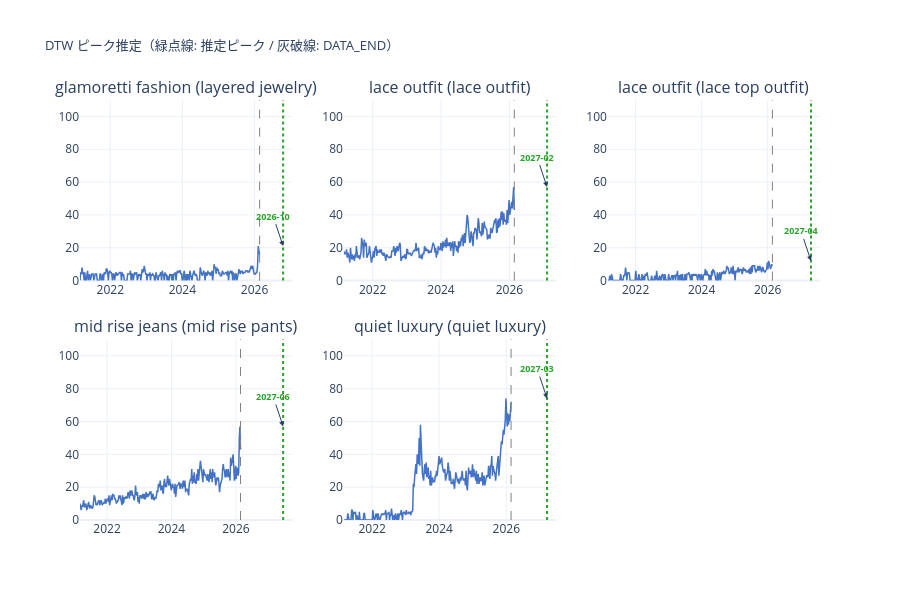

This figure's notebook cell:
### Code cell
# DTW ピーク推定: 実績 + DATA_END + 推定ピーク縦線
n_plots = len(dtw_results)
cols = 3
rows = (n_plots + cols - 1) // cols
fig_dtw = make_subplots(
    rows=rows, cols=cols,
    subplot_titles=[r['label'] for r in dtw_results],
    vertical_spacing=0.14, horizontal_spacing=0.07,
)
for idx, r in enumerate(dtw_results):
    ri, ci = idx // cols + 1, idx % cols + 1
    s = r['en_series']
    fig_dtw.add_trace(go.Scatter(
        x=s.index, y=s.values,
        line=dict(color='#4472C4', width=1.5), showlegend=False,
    ), row=ri, col=ci)
    fig_dtw.add_vline(x=DATA_END.timestamp() * 1000,
        line=dict(color='gray', dash='dash', width=1), row=ri, col=ci)
    fig_dtw.add_vline(x=r['en_peak_dtw'].timestamp() * 1000,
        line=dict(color='#2CA02C', dash='dot', width=2), row=ri, col=ci)
    fig_dtw.add_annotation(
        x=r['en_peak_dtw'], y=s.max(),
        text=f"<b>{r['en_peak_dtw'].strftime('%Y-%m')}</b>",
        showarrow=True, arrowhead=2, font=dict(size=9, color='#2CA02C'),
        row=ri, col=ci,
    )

fig_dtw.update_layout(
    title=dict(text='DTW ピーク推定（緑点線: 推定ピーク / 灰破線: DATA_END）', font=dict(size=13)),
    height=300 * rows, template='plotly_white',
)
fig_dtw.update_yaxes(range=[0, 110])
fig_dtw.show()

### Figure 1 — Plotly figure (JSON) as saved in the notebook; plotly's stock layout.template omitted (floating-point values rounded to 4 significant figures; data arrays with more than 128 entries replaced by an {"elided": "..."} marker saying what was removed)
{"data": [{"line": {"color": "#4472C4", "width": 1.5}, "showlegend": false, "type": "scatter", "x": {"elided": "261 str values"}, "xaxis": "x", "y": {"elided": "261 float values"}, "yaxis": "y"}, {"line": {"color": "#4472C4", "width": 1.5}, "showlegend": false, "type": "scatter", "x": {"elided": "261 str values"}, "xaxis": "x2", "y": {"elided": "261 float values"}, "yaxis": "y2"}, {"line": {"color": "#4472C4", "width": 1.5}, "showlegend": false, "type": "scatter", "x": {"elided": "261 str values"}, "xaxis": "x3", "y": {"elided": "261 float values"}, "yaxis": "y3"}, {"line": {"color": "#4472C4", "width": 1.5}, "showlegend": false, "type": "scatter", "x": {"elided": "261 str values"}, "xaxis": "x4", "y": {"elided": "261 float values"}, "yaxis": "y4"}, {"line": {"color": "#4472C4", "width": 1.5}, "showlegend": false, "type": "scatter", "x": {"elided": "261 str values"}, "xaxis": "x5", "y": {"elided": "261 float values"}, "yaxis": "y5"}], "layout": {"annotations": [{"font": {"size": 16}, "showarrow": false, "text": "glamoretti fashion (layered jewelry)", "x": 0.1433, "xanchor": "center", "xref": "paper", "y": 1, "yanchor": "bottom", "yref": "paper"}, {"font": {"size": 16}, "showarrow": false, "text": "lace outfit (lace outfit)", "x": 0.5, "xanchor": "center", "xref": "paper", "y": 1, "yanchor": "bottom", "yref": "paper"}, {"font": {"size": 16}, "showarrow": false, "text": "lace outfit (lace top outfit)", "x": 0.8567, "xanchor": "center", "xref": "paper", "y": 1, "yanchor": "bottom", "yref": "paper"}, {"font": {"size": 16}, "showarrow": false, "text": "mid rise jeans (mid rise pants)", "x": 0.1433, "xanchor": "center", "xref": "paper", "y": 0.43, "yanchor": "bottom", "yref": "paper"}, {"font": {"size": 16}, "showarrow": false, "text": "quiet luxury (quiet luxury)", "x": 0.5, "xanchor": "center", "xref": "paper", "y": 0.43, "yanchor": "bottom", "yref": "paper"}, {"arrowhead": 2, "font": {"color": "#2CA02C", "size": 9}, "showarrow": true, "text": "<b>2026-10</b>", "x": "2026-10-18T00:00:00", "xref": "x", "y": 21.0, "yref": "y"}, {"arrowhead": 2, "font": {"color": "#2CA02C", "size": 9}, "showarrow": true, "text": "<b>2027-02</b>", "x": "2027-02-07T00:00:00", "xref": "x2", "y": 57.0, "yref": "y2"}, {"arrowhead": 2, "font": {"color": "#2CA02C", "size": 9}, "showarrow": true, "text": "<b>2027-04</b>", "x": "2027-04-25T00:00:00", "xref": "x3", "y": 12.0, "yref": "y3"}, {"arrowhead": 2, "font": {"color": "#2CA02C", "size": 9}, "showarrow": true, "text": "<b>2027-06</b>", "x": "2027-06-20T00:00:00", "xref": "x4", "y": 57.0, "yref": "y4"}, {"arrowhead": 2, "font": {"color": "#2CA02C", "size": 9}, "showarrow": true, "text": "<b>2027-03</b>", "x": "2027-03-21T00:00:00", "xref": "x5", "y": 74.0, "yref": "y5"}], "height": 600, "shapes": [{"line": {"color": "gray", "dash": "dash", "width": 1}, "type": "line", "x0": 1771718400000, "x1": 1771718400000, "xref": "x", "y0": 0, "y1": 1, "yref": "y domain"}, {"line": {"color": "#2CA02C", "dash": "dot", "width": 2}, "type": "line", "x0": 1792281600000, "x1": 1792281600000, "xref": "x", "y0": 0, "y1": 1, "yref": "y domain"}, {"line": {"color": "gray", "dash": "dash", "width": 1}, "type": "line", "x0": 1771718400000, "x1": 1771718400000, "xref": "x2", "y0": 0, "y1": 1, "yref": "y2 domain"}, {"line": {"color": "#2CA02C", "dash": "dot", "width": 2}, "type": "line", "x0": 1801958400000, "x1": 1801958400000, "xref": "x2", "y0": 0, "y1": 1, "yref": "y2 domain"}, {"line": {"color": "gray", "dash": "dash", "width": 1}, "type": "line", "x0": 1771718400000, "x1": 1771718400000, "xref": "x3", "y0": 0, "y1": 1, "yref": "y3 domain"}, {"line": {"color": "#2CA02C", "dash": "dot", "width": 2}, "type": "line", "x0": 1808611200000, "x1": 1808611200000, "xref": "x3", "y0": 0, "y1": 1, "yref": "y3 domain"}, {"line": {"color": "gray", "dash": "dash", "width": 1}, "type": "line", "x0": 1771718400000, "x1": 1771718400000, "xref": "x4", "y0": 0, "y1": 1, "yref": "y4 domain"}, {"line": {"color": "#2CA02C", "dash": "dot", "width": 2}, "type": "line", "x0": 1813449600000, "x1": 1813449600000, "xref": "x4", "y0": 0, "y1": 1, "yref": "y4 domain"}, {"line": {"color": "gray", "dash": "dash", "width": 1}, "type": "line", "x0": 1771718400000, "x1": 1771718400000, "xref": "x5", "y0": 0, "y1": 1, "yref": "y5 domain"}, {"line": {"color": "#2CA02C", "dash": "dot", "width": 2}, "type": "line", "x0": 1805587200000, "x1": 1805587200000, "xref": "x5", "y0": 0, "y1": 1, "yref": "y5 domain"}], "title": {"font": {"size": 13}, "text": "DTW ピーク推定（緑点線: 推定ピーク / 灰破線: DATA_END）"}, "xaxis": {"anchor": "y", "domain": [0, 0.2867]}, "xaxis2": {"anchor": "y2", "domain": [0.3567, 0.6433]}, "xaxis3": {"anchor": "y3", "domain": [0.7133, 1]}, "xaxis4": {"anchor": "y4", "domain": [0, 0.2867]}, "xaxis5": {"anchor": "y5", "domain": [0.3567, 0.6433]}, "xaxis6": {"anchor": "y6", "domain": [0.7133, 1]}, "yaxis": {"anchor": "x", "domain": [0.57, 1], "range": [0, 110]}, "yaxis2": {"anchor": "x2", "domain": [0.57, 1], "range": [0, 110]}, "yaxis3": {"anchor": "x3", "domain": [0.57, 1], "range": [0, 110]}, "yaxis4": {"anchor": "x4", "domain": [0, 0.43], "range": [0, 110]}, "yaxis5": {"anchor": "x5", "domain": [0, 0.43], "range": [0, 110]}, "yaxis6": {"anchor": "x6", "domain": [0, 0.43], "range": [0, 110]}}}
